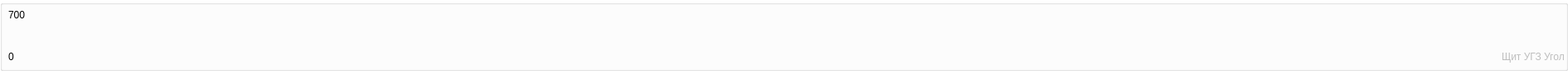
         <widget class="QGroupBox" name="groupBox7">
          <property name="sizePolicy">
           <sizepolicy hsizetype="Preferred" vsizetype="Fixed">
            <horstretch>0</horstretch>
            <verstretch>0</verstretch>
           </sizepolicy>
          </property>
          <property name="minimumSize">
           <size>
            <width>0</width>
            <height>80</height>
           </size>
          </property>
          <property name="maximumSize">
           <size>
            <width>1890</width>
            <height>120</height>
           </size>
          </property>
          <property name="styleSheet">
           <string notr="true">QGroupBox{
                        background-color: #fff;
                        }</string>
          </property>
          <property name="title">
           <string/>
          </property>
          <widget class="QWidget" name="horizontalLayoutWidget_7">
           <property name="geometry">
            <rect>
             <x>50</x>
             <y>10</y>
             <width>1781</width>
             <height>61</height>
            </rect>
           </property>
           <layout class="QHBoxLayout" name="layout_700">
            <property name="spacing">
             <number>0</number>
            </property>
           </layout>
          </widget>
          <widget class="QLabel" name="label_10">
           <property name="geometry">
            <rect>
             <x>10</x>
             <y>10</y>
             <width>41</width>
             <height>16</height>
            </rect>
           </property>
           <property name="text">
            <string>700</string>
           </property>
          </widget>
          <widget class="QLabel" name="shield_UGZ_angle_label">
           <property name="enabled">
            <bool>false</bool>
           </property>
           <property name="geometry">
            <rect>
             <x>1810</x>
             <y>60</y>
             <width>80</width>
             <height>16</height>
            </rect>
           </property>
           <property name="text">
            <string>Щит УГЗ Угол</string>
           </property>
          </widget>
          <widget class="QLabel" name="label_33">
           <property name="geometry">
            <rect>
             <x>10</x>
             <y>60</y>
             <width>41</width>
             <height>16</height>
            </rect>
           </property>
           <property name="text">
            <string>0</string>
           </property>
          </widget>
          <widget class="QLabel" name="label_34">
           <property name="geometry">
            <rect>
             <x>1860</x>
             <y>20</y>
             <width>31</width>
             <height>21</height>
            </rect>
           </property>
           <property name="text">
            <string/>
           </property>
           <property name="pixmap">
            <pixmap>../../image/img tools/articulated_cantilever_switch.png</pixmap>
           </property>
          </widget>
         </widget>
